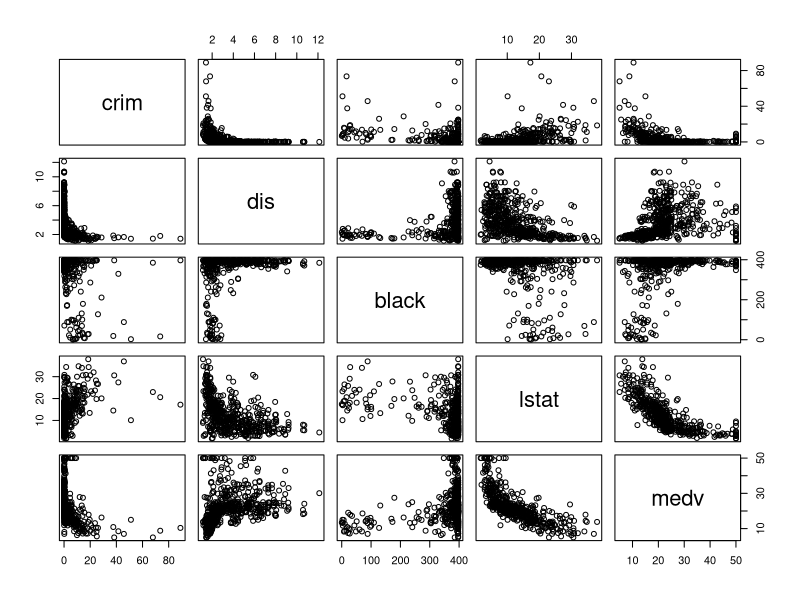
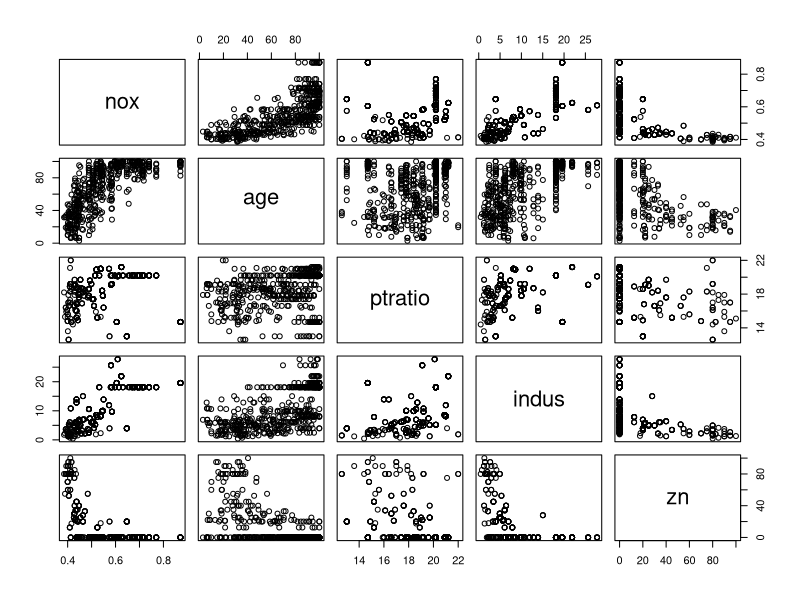
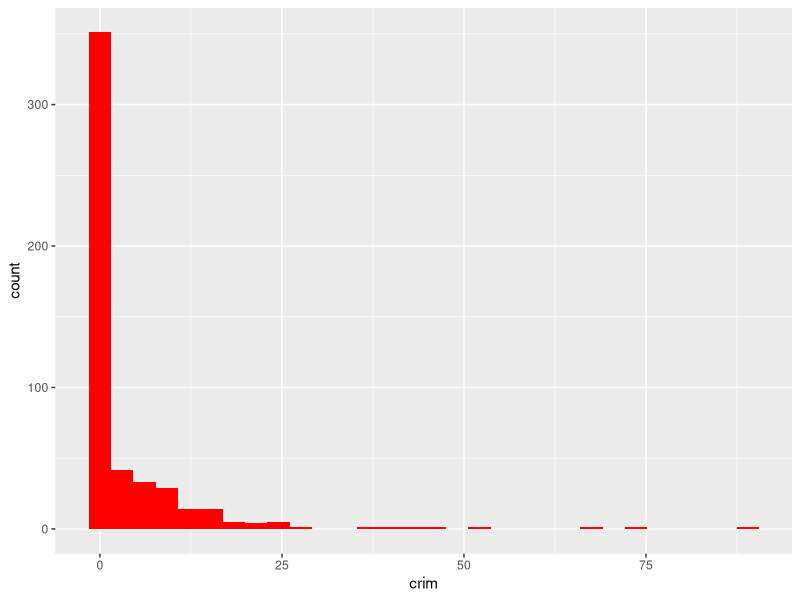
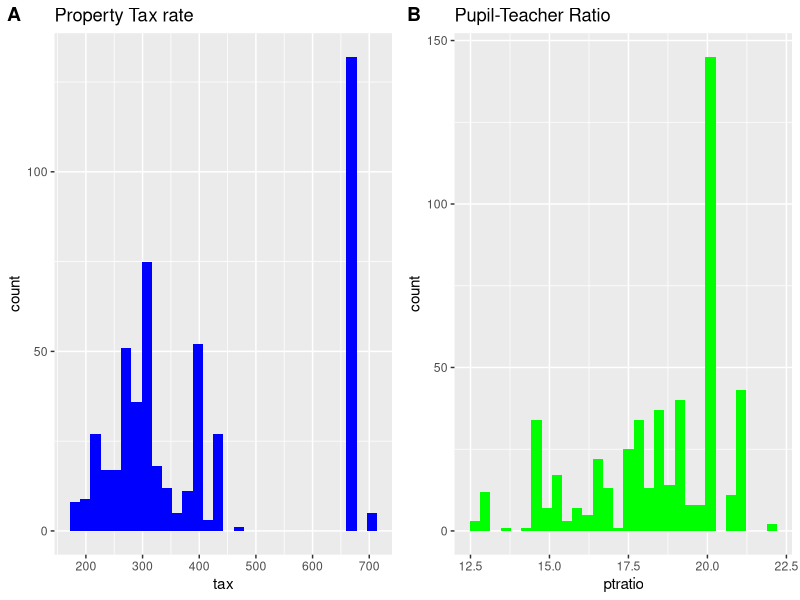

Generate these figures, in order, with R:
## ---- chunk 1
library(MASS)
library(ggplot2)
library(dplyr)
library(cowplot)
## ---- chunk 2
head(Boston, 5)
## ---- chunk 3
dim(Boston)
## ---- chunk 4
Boston %>% select(crim, dis, black,lstat,medv) %>% pairs()
## ---- chunk 5
Boston %>% select(nox, age, ptratio, indus, zn) %>% pairs()
## ---- chunk 6
cor(Boston)[,1]
## ---- chunk 7
Boston %>% ggplot(aes(x=crim))+geom_histogram(fill="Red")
summary(Boston$crim)
## ---- chunk 8
plot_grid(Boston %>% ggplot(aes(x=tax))+geom_histogram(fill="Blue")+labs(title="Property Tax rate"),
          Boston %>% ggplot(aes(x=ptratio))+geom_histogram(fill="Green")+
            labs(title="Pupil-Teacher Ratio"),labels="AUTO")
summary(Boston$tax)
summary(Boston$ptratio)
## ---- chunk 9
Boston %>% filter(chas==1) %>% nrow()
## ---- chunk 10
median(Boston$ptratio)
## ---- chunk 11
min(Boston$medv)
Boston[Boston$medv==5,]
summary(Boston)
## ---- chunk 12
Boston %>% filter(rm >7) %>% nrow()
Boston %>% filter(rm >8) 
